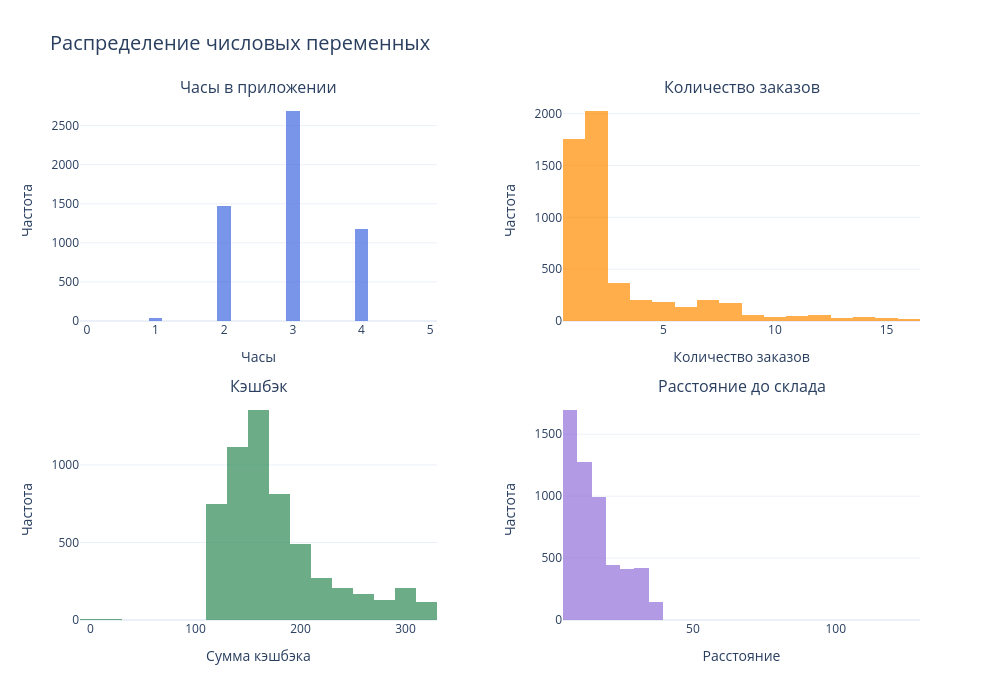

Source (notebook cell):
### Markdown cell above
#### Несколько графиков распределений на одном

### Code cell
import plotly.graph_objects as go
from plotly.subplots import make_subplots

fig2 = make_subplots(
    rows=2, 
    cols=2,
    subplot_titles=('Часы в приложении', 
                    'Количество заказов',
                    'Кэшбэк',
                    'Расстояние до склада'),
    vertical_spacing=0.15,
    horizontal_spacing=0.15
)

# Часы в приложении
fig2.add_trace(
    go.Histogram(
        x=df['HourSpendOnApp'].dropna(),
        nbinsx=30,
        marker_color='royalblue',
        opacity=0.7,
        name='Часы в приложении'
    ),
    row=1, col=1
)

# Количество заказов
fig2.add_trace(
    go.Histogram(
        x=df['OrderCount'].dropna(),
        nbinsx=30,
        marker_color='darkorange',
        opacity=0.7,
        name='Количество заказов'
    ),
    row=1, col=2
)

# Кэшбэк
fig2.add_trace(
    go.Histogram(
        x=df['CashbackAmount'].dropna(),
        nbinsx=30,
        marker_color='seagreen',
        opacity=0.7,
        name='Кэшбэк'
    ),
    row=2, col=1
)

# Расстояние до склада
fig2.add_trace(
    go.Histogram(
        x=df['WarehouseToHome'].dropna(),
        nbinsx=30,
        marker_color='mediumpurple',
        opacity=0.7,
        name='Расстояние до склада'
    ),
    row=2, col=2
)

# Обновление макета
fig2.update_layout(
    title_text='Распределение числовых переменных',
    title_font_size=20,
    showlegend=False,
    height=700,
    width=1000,
    template='plotly_white'
)

# Обновление осей
fig2.update_xaxes(title_text="Часы", row=1, col=1)
fig2.update_yaxes(title_text="Частота", row=1, col=1)

fig2.update_xaxes(title_text="Количество заказов", row=1, col=2)
fig2.update_yaxes(title_text="Частота", row=1, col=2)

fig2.update_xaxes(title_text="Сумма кэшбэка", row=2, col=1)
fig2.update_yaxes(title_text="Частота", row=2, col=1)

fig2.update_xaxes(title_text="Расстояние", row=2, col=2)
fig2.update_yaxes(title_text="Частота", row=2, col=2)

fig2.show()

### Figure 1 — Plotly figure (JSON) as saved in the notebook; plotly's stock layout.template omitted (floating-point values rounded to 4 significant figures; data arrays with more than 128 entries replaced by an {"elided": "..."} marker saying what was removed)
{"data": [{"marker": {"color": "royalblue"}, "name": "Часы в приложении", "nbinsx": 30, "opacity": 0.7, "x": {"elided": "5375 float values"}, "type": "histogram", "xaxis": "x", "yaxis": "y"}, {"marker": {"color": "darkorange"}, "name": "Количество заказов", "nbinsx": 30, "opacity": 0.7, "x": {"elided": "5372 float values"}, "type": "histogram", "xaxis": "x2", "yaxis": "y2"}, {"marker": {"color": "seagreen"}, "name": "Кэшбэк", "nbinsx": 30, "opacity": 0.7, "x": {"elided": "5630 float values"}, "type": "histogram", "xaxis": "x3", "yaxis": "y3"}, {"marker": {"color": "mediumpurple"}, "name": "Расстояние до склада", "nbinsx": 30, "opacity": 0.7, "x": {"elided": "5379 float values"}, "type": "histogram", "xaxis": "x4", "yaxis": "y4"}], "layout": {"xaxis": {"anchor": "y", "domain": [0, 0.425], "title": {"text": "Часы"}}, "yaxis": {"anchor": "x", "domain": [0.575, 1], "title": {"text": "Частота"}}, "xaxis2": {"anchor": "y2", "domain": [0.575, 1], "title": {"text": "Количество заказов"}}, "yaxis2": {"anchor": "x2", "domain": [0.575, 1], "title": {"text": "Частота"}}, "xaxis3": {"anchor": "y3", "domain": [0, 0.425], "title": {"text": "Сумма кэшбэка"}}, "yaxis3": {"anchor": "x3", "domain": [0, 0.425], "title": {"text": "Частота"}}, "xaxis4": {"anchor": "y4", "domain": [0.575, 1], "title": {"text": "Расстояние"}}, "yaxis4": {"anchor": "x4", "domain": [0, 0.425], "title": {"text": "Частота"}}, "annotations": [{"font": {"size": 16}, "showarrow": false, "text": "Часы в приложении", "x": 0.2125, "xanchor": "center", "xref": "paper", "y": 1, "yanchor": "bottom", "yref": "paper"}, {"font": {"size": 16}, "showarrow": false, "text": "Количество заказов", "x": 0.7875, "xanchor": "center", "xref": "paper", "y": 1, "yanchor": "bottom", "yref": "paper"}, {"font": {"size": 16}, "showarrow": false, "text": "Кэшбэк", "x": 0.2125, "xanchor": "center", "xref": "paper", "y": 0.425, "yanchor": "bottom", "yref": "paper"}, {"font": {"size": 16}, "showarrow": false, "text": "Расстояние до склада", "x": 0.7875, "xanchor": "center", "xref": "paper", "y": 0.425, "yanchor": "bottom", "yref": "paper"}], "title": {"font": {"size": 20}, "text": "Распределение числовых переменных"}, "showlegend": false, "height": 700, "width": 1000}}
